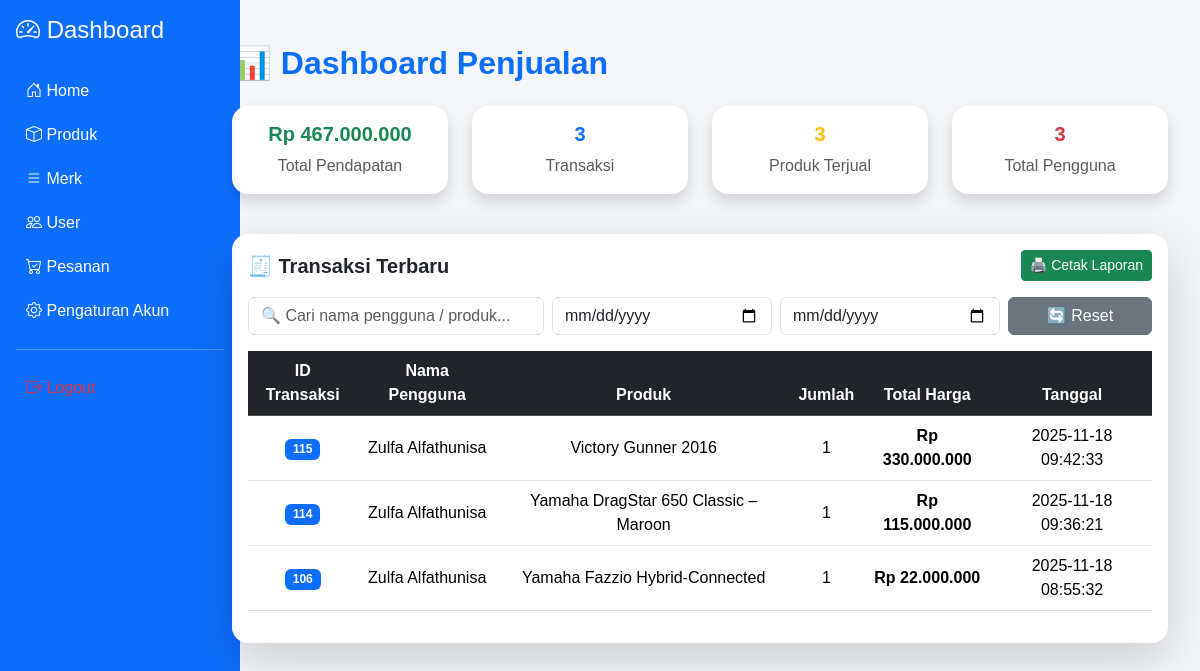
The app's page /admin/index.php (signed in) with its own data.
### tables this page shows
CREATE TABLE `transaksi` (
  `id_transaksi` int NOT NULL,
  `pengguna_id` int NOT NULL,
  `admin_id` int DEFAULT NULL,
  `tanggal_transaksi` datetime NOT NULL,
  `total_harga` double NOT NULL,
  `status` enum('proses','batal','kirim','selesai') NOT NULL,
  `catatan_batal` text
);

CREATE TABLE `pengguna` (
  `id_pengguna` int NOT NULL,
  `nama_pengguna` varchar(25) DEFAULT NULL,
  `email` varchar(25) NOT NULL,
  `password` text NOT NULL,
  `no_hp` varchar(13) DEFAULT NULL,
  `alamat` text,
  `foto` varchar(255) DEFAULT NULL
);

CREATE TABLE `produk` (
  `id_produk` int NOT NULL,
  `merk_id` int NOT NULL,
  `nama_produk` varchar(55) NOT NULL,
  `harga` double NOT NULL,
  `deskripsi` text NOT NULL,
  `stock` int NOT NULL,
  `kategori` enum('classic','matic') NOT NULL,
  `photo` text NOT NULL
);

CREATE TABLE `transaksi_detail` (
  `id_detail` int NOT NULL,
  `transaksi_id` int NOT NULL,
  `produk_id` int NOT NULL,
  `jumlah` bigint NOT NULL,
  `harga` decimal(15,2) NOT NULL
);

### admin/home.php (the view, shortened to what this page needs)
<?php
include "../db/koneksi.php";
?>
<div class="container mt-4">
  <h2 class="mb-4 text-primary fw-bold">📊 Dashboard Penjualan</h2>
  <?php
  $totalPendapatan = $koneksi->query("
    SELECT SUM(td.harga * td.jumlah) AS total
    FROM transaksi_detail td
    JOIN transaksi t ON td.transaksi_id = t.id_transaksi
  ")->fetch_assoc()['total'] ?? 0;
  $totalTransaksi = $koneksi->query("
    SELECT COUNT(*) AS total FROM transaksi
  ")->fetch_assoc()['total'] ?? 0;
  $produkTerjual = $koneksi->query("
    SELECT SUM(jumlah) AS total FROM transaksi_detail
  ")->fetch_assoc()['total'] ?? 0;
  $totalUser = $koneksi->query("
    SELECT COUNT(*) AS total FROM pengguna
  ")->fetch_assoc()['total'] ?? 0;
  ?>
  <div class="row mb-4">
    <div class="col-md-3 mb-3">
      <a href="index.php?page=pendapatan" class="dashboard-card">
        <div class="card text-center shadow border-0 rounded-4">
          <div class="card-body">
            <h5 class="text-success fw-bold">Rp <?= number_format($totalPendapatan, 0, ',', '.') ?></h5>
            <p class="text-muted mb-0">Total Pendapatan</p>
          </div>
        </div>
      </a>
    </div>
    <div class="col-md-3 mb-3">
      <a href="index.php?page=transaksi" class="dashboard-card">
        <div class="card text-center shadow border-0 rounded-4">
          <div class="card-body">
            <h5 class="text-primary fw-bold"><?= $totalTransaksi ?></h5>
            <p class="text-muted mb-0">Transaksi</p>
          </div>
        </div>
      </a>
    </div>
    <div class="col-md-3 mb-3">
      <a href="index.php?page=produk_terjual" class="dashboard-card">
        <div class="card text-center shadow border-0 rounded-4">
          <div class="card-body">
            <h5 class="text-warning fw-bold"><?= $produkTerjual ?></h5>
            <p class="text-muted mb-0">Produk Terjual</p>
          </div>
        </div>
      </a>
    </div>
    <div class="col-md-3 mb-3">
      <a href="index.php?page=user" class="dashboard-card">
        <div class="card text-center shadow border-0 rounded-4">
          <div class="card-body">
            <h5 class="text-danger fw-bold"><?= $totalUser ?></h5>
            <p class="text-muted mb-0">Total Pengguna</p>
          </div>
        </div>
      </a>
    </div>
  </div>
<div class="card shadow-lg border-0 rounded-4">
  <div class="card-body">
    <div class="d-flex justify-content-between align-items-center mb-3">
      <h5 class="fw-bold mb-0">🧾 Transaksi Terbaru</h5>
      <button class="btn btn-success btn-sm" onclick="cetakTransaksi()">
        🖨️ Cetak Laporan
      </button>
    </div>
    <div class="row g-2 mb-3">
      <div class="col-md-4">
        <input type="text" id="cariTransaksi" onkeyup="filterTransaksi()" class="form-control"
          placeholder="🔍 Cari nama pengguna / produk...">
      </div>
      <div class="col-md-3">
        <input type="date" id="tanggalMulai" class="form-control" onchange="filterTransaksi()">
      </div>
      <div class="col-md-3">
        <input type="date" id="tanggalAkhir" class="form-control" onchange="filterTransaksi()">
      </div>
      <div class="col-md-2">
        <button class="btn btn-secondary w-100" onclick="resetFilter()">🔄 Reset</button>
      </div>
    </div>
    <div class="table-responsive" id="tabelTransaksi">
      <table class="table table-hover align-middle text-center">
        <thead class="table-dark">
          <tr>
            <th>ID Transaksi</th>
            <th>Nama Pengguna</th>
            <th>Produk</th>
            <th>Jumlah</th>
            <th>Total Harga</th>
            <th>Tanggal</th>
          </tr>
        </thead>
        <tbody>
          <?php
          $sql = "
            SELECT
              t.id_transaksi,
              p.nama_pengguna AS nama_user,
              pr.nama_produk,
              td.jumlah,
              (td.harga * td.jumlah) AS total_harga,
              t.tanggal_transaksi
            FROM transaksi t
            LEFT JOIN pengguna p ON t.pengguna_id = p.id_pengguna
            JOIN transaksi_detail td ON t.id_transaksi = td.transaksi_id
            JOIN produk pr ON td.produk_id = pr.id_produk
            ORDER BY t.tanggal_transaksi DESC
          ";
          $result = $koneksi->query($sql);
          if ($result && $result->num_rows > 0) {
            while ($row = $result->fetch_assoc()) {
              echo "
              <tr>
                <td><span class='badge bg-primary'>{$row['id_transaksi']}</span></td>
                <td>" . htmlspecialchars($row['nama_user'] ?? 'Tidak Diketahui') . "</td>
                <td>{$row['nama_produk']}</td>
                <td>{$row['jumlah']}</td>
                <td><strong>Rp " . number_format($row['total_harga'], 0, ',', '.') . "</strong></td>
                <td>{$row['tanggal_transaksi']}</td>
              </tr>
              ";
            }
          } else {
            echo "<tr><td colspan='6' class='text-center text-muted py-4'>Belum ada transaksi</td></tr>";
          }
          ?>
        </tbody>
      </table>
    </div>
  </div>
</div>
      </div>
    </div>
  </div>

### admin/index.php (style rules this page uses)
body { font-family: Arial, sans-serif; background: #f4f6f9; }

### admin/home.php (style rules this page uses)
.dashboard-card { text-decoration: none; color: inherit; transition: transform 0.2s ease, box-shadow 0.2s ease; display: block; }

### records on screen
transaksi: id_transaksi "115", pengguna.nama_pengguna "Zulfa Alfathunisa", produk.nama_produk "Victory Gunner 2016", transaksi_detail.jumlah "1", total_harga "330.000.000", tanggal_transaksi "2025-11-18 09:42:33"
transaksi: id_transaksi "114", pengguna.nama_pengguna "Zulfa Alfathunisa", produk.nama_produk "Yamaha DragStar 650 Classic – Maroon", transaksi_detail.jumlah "1", total_harga "115.000.000", tanggal_transaksi "2025-11-18 09:36:21"
transaksi: id_transaksi "106", pengguna.nama_pengguna "Zulfa Alfathunisa", produk.nama_produk "Yamaha Fazzio Hybrid-Connected", transaksi_detail.jumlah "1", total_harga "22.000.000", tanggal_transaksi "2025-11-18 08:55:32"

### other values on screen
$totalPendapatan "467.000.000"
$totalTransaksi "3"
$produkTerjual "3"
$totalUser "3"
